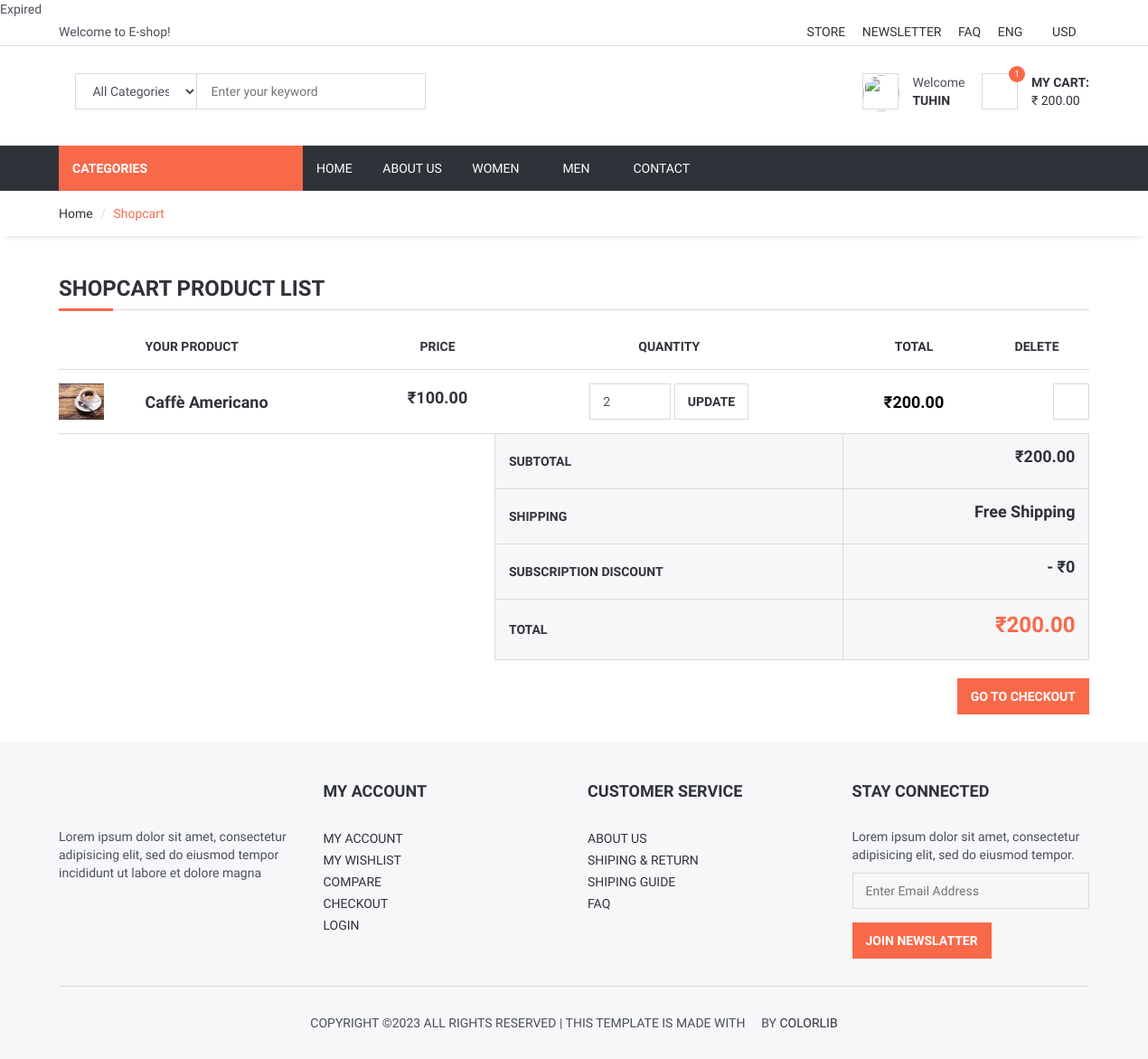
The page /shopcart/ (signed in) on the database its author committed.
### order/models.py (models this page shows, shortened)
class ShopCart(models.Model):
    user = models.ForeignKey(User, on_delete=models.SET_NULL, null=True)
    product = models.ForeignKey(Product, on_delete=models.SET_NULL, null=True)
    variant = models.ForeignKey(Variants, on_delete=models.SET_NULL, blank=True, null=True)  # relation with variant
    quantity = models.IntegerField()

### product/models.py (models this page shows, shortened)
class Product(models.Model):
    STATUS = (
        ('True', 'True'),
        ('False', 'False'),
    )
    VARIANTS = (
        ('None', 'None'),
        ('Size', 'Size'),
        ('Color', 'Color'),
        ('Size-Color', 'Size-Color'),
    )
    category = models.ForeignKey(Category, on_delete=models.CASCADE) #many to one relation with Category
    title = models.CharField(max_length=150)
    keywords = models.CharField(max_length=255)
    description = models.TextField(max_length=500)
    image=models.ImageField(upload_to='images/',null=False)
    price = models.DecimalField(max_digits=12, decimal_places=2,default=0)
    amount=models.IntegerField(default=0)
    minamount=models.IntegerField(default=3)
    variant=models.CharField(max_length=10,choices=VARIANTS, default='None')
    detail= RichTextUploadingField()
    slug = models.SlugField(null=False, unique=True)
    status=models.CharField(max_length=10,choices=STATUS)
    create_at=models.DateTimeField(auto_now_add=True)
    update_at=models.DateTimeField(auto_now=True)
    goeswell = models.ForeignKey('self', on_delete=models.CASCADE, blank=True, null=True, related_name='well')
    weightInGram = models.IntegerField(default=100)
    def __str__(self):
        return self.title
    def image_tag(self):
        return mark_safe('<img src="{}" height="50px" width="50px"/>'.format(self.image.url))
    image_tag.short_description = 'image'

### order/views.py (the view, shortened to what this page needs)
# urls.py: path('shopcart/', OrderViews.shopcart, name='shopcart'),
def shopcart(request):
    current_user = request.user  # Access User Session information
    shopcart = ShopCart.objects.filter(user_id=current_user.id)
    total = 0
    discountlessTotal = 0
    discountOff = 0
    for rs in shopcart:
        if rs.product.variant == 'None':
            try:
                disP = ProductDiscount.objects.get(product_id=rs.product.id, variant_id=rs.variant_id)
                actualPrice = rs.product.price
                nowPrice = actualPrice - actualPrice * disP.discountPercent / 100
                print(disP, nowPrice)
            except:
                actualPrice = rs.product.price
                nowPrice = actualPrice
            total += nowPrice * rs.quantity
            discountlessTotal += actualPrice * rs.quantity
    try:
        activePlan = Subscriber.objects.filter(user_id=request.user.id, status='Active')[0]
        s_id = activePlan.subcription_id
        plan_info = Subscription_Duration.objects.get(id=s_id)
        limit_amount = plan_info.limit_amount
        percentage = plan_info.percentage
        if total * percentage/100 > limit_amount:
            totalprice = total - limit_amount
            priceOff = limit_amount
        else:
            totalprice = total - total*percentage/100
            priceOff = total*percentage/100
    except:
        totalprice = total
        priceOff = 0
    context={'shopcart': shopcart,'total': total, 'discountlessTotal': discountlessTotal,
             'totalprice':totalprice, 'priceOff': priceOff, }
    return render(request,'shopcart_products.html',context)

### order/templates/shopcart_products.html (shortened to what this page needs)
{% extends 'homebase.html' %}
{% block sidebar %} {% include 'sidebar.html' %} {% endblock %}
{% block body %}
{% load static %}
{% load mathfilters %}
<div id="breadcrumb">
    <div class="container">
        <ul class="breadcrumb">
            <li><a href="/">Home</a></li>
            <li class="active">Shopcart</li>
        </ul>
    </div>
</div>
<div class="section">
    <div class="container">
        <div class="row">
            {% if total == 0 %}
            <div class="col-md-12">
                <div class="container-fluid mt-100">
                    <div class="row">
                        <div class="col-md-12">
                            <div class="card">
                                <div class="card-body cart">
                                    <div class="col-sm-12 empty-cart-cls text-center"> <img src="{% static '' %}img/emptycart.png"  class="img-fluid mb-4 mr-3" style="margin-left:80px;">
                                        <h3><strong>Your Cart is Empty</strong></h3>
                                        <h4>Add something to make me happy :)</h4> <br>
                                        <a href="/" class="primary-btn add-to-cart cart-btn-transform m-3" data-abc="true">continue shopping</a>
                                    </div>
                                </div>
                            </div>
                        </div>
                    </div>
                </div>
            </div>
            {% else %}
            <div class="col-md-12">
                <div class="order-summary clearfix">
                    <div class="section-title">
                        <h3 class="title">Shopcart Product List</h3>
                    </div>
                    <table class="shopping-cart-table table">
                        <thead>
                        <tr>
                            <th></th>
                            <th>Your Product</th>
                            <th class="text-center">Price</th>
                            <th class="text-center">Quantity</th>
                            <th class="text-center">Total</th>
                            <th class="text-center">Delete</th>
                        </tr>
                        </thead>
                        <tbody>
                        {% for rs in shopcart %}
                        <form action="/order/addtoshopcart/{{ rs.product.id }}" id="addchart-form" method="post">
                            <tr>
                                <td class="thumb">
                                    <a href="/product/{{ rs.product.id }}/{{ rs.product.slug }}">
                                    {% if rs.variant.image_id > 0 %}
                                    <img alt="" src="{{rs.variant.image }}" style=" height: 40px; width: 50px; object-fit: cover;" >
                                    {% else %}
                                    <img alt="" src="{{rs.product.image.url}}" style=" height: 40px; width: 50px; object-fit: cover;">
                                    {% endif %}
                                    </a>
                                </td>
                                <td class="details">
                                    <a href="/product/{{ rs.product.id }}/{{ rs.product.slug }}">
                                        {{rs.product}}</a>
                                        </td>
                                <td class="price text-center"><strong>
                                    <p class="product-price">
											₹{% if rs.variant != None %}{{ rs.variant.price }}{% else %}{{ rs.product.price }}{% endif %}
									</p>
                                </strong></td>
                                <td class="qty text-center"><input class="input" name="quantity" type="number"
                                                                   value="{{rs.quantity}}" min="1" max="{% if rs.product.variant != 'None' %}{{ rs.variant.quantity }}{% else %}{{ rs.product.amount }}{% endif %}"><strong></strong>
                                     <button class="main-btn quick-view" type="submit">Update</button>
                                </td>
                                <td class="total text-center"><strong class="primary-color" style="color:#000000;">
											₹{% if rs.variant != None %}{{ rs.variant.price|mul:rs.quantity }}{% else %}{{ rs.product.price|mul:rs.quantity }}{% endif %}
                                </strong></td>
                                <td class="text-right"><a class="main-btn icon-btn"
                                                          href="/order/deletefromcart/{{ rs.id }}"
                                                          onclick="return confirm('Delete ! Are you sure?')"><i class="fa fa-close"></i></a></td>
                            </tr>
                        </form>
                        {% endfor %}
                        </tbody>
                        <tfoot>
                        <tr>
                            <th class="empty" colspan="3"></th>
                            <th>SUBTOTAL</th>
                            <th class="sub-total" colspan="2"><h4 class="pull-right">
                               {% if discountlessTotal != total %} <del style="color:#F8694A;">₹{{ discountlessTotal }}</del>{% endif %} &nbsp; ₹{{ total }}</h4></th>
                        </tr>
                        <tr>
                            <th class="empty" colspan="3"></th>
                            <th>SHIPPING</th>
                            <td colspan="2"><h4 class="pull-right">Free Shipping</h4></td>
                        </tr>
                        <tr>
                            <th class="empty" colspan="3"></th>
                            <th>SUBSCRIPTION DISCOUNT</th>
                            <td colspan="2" ><h4 class="pull-right">- ₹{{ priceOff }}</h4></td>
                        </tr>
                        <tr>
                            <th class="empty" colspan="3"></th>
                            <th>TOTAL</th>
                            <th style="text-align:right;" class="total" colspan="2"><h3 style="color:#F8694A;">₹{{ totalprice }}</h3>
                            </th>
                        </tr>
                        </tfoot>
                    </table>
                    <div class="pull-right">
                        <a class="primary-btn" href="{% url 'orderproduct' %}">Go to Checkout</a>
                    </div>
                </div>
            </div>
            {% endif %}
        </div>
    </div>
</div>
{% endblock %}

### home/templates/header.html (shortened to what this page needs)
{% load static %}
{% load mathfilters %}
	<header>
		<div id="top-header">
			<div class="container">
				<div class="pull-left">
					<span>Welcome to E-shop!</span>
				</div>
				<div class="pull-right">
					<ul class="header-top-links">
						<li><a href="#">Store</a></li>
						<li><a href="#">Newsletter</a></li>
						<li><a href="/faq">FAQ</a></li>
						<li class="dropdown default-dropdown">
							<a class="dropdown-toggle" data-toggle="dropdown" aria-expanded="true">ENG <i class="fa fa-caret-down"></i></a>
						</li>
						<li class="dropdown default-dropdown">
							<a class="dropdown-toggle" data-toggle="dropdown" aria-expanded="true">USD <i class="fa fa-caret-down"></i></a>
						</li>
					</ul>
				</div>
			</div>
		</div>
		<div id="header">
			<div class="container">
				<div class="pull-left">
					<div class="header-search">
						<form action="/search/" method="post">
							<input id="query" name="query" class="input search-input" type="text" placeholder="Enter your keyword">
							<select id="catid" name="catid" class="input search-categories">
								<option value="0">All Categories</option>
								{% load mptt_tags %}
							</select>
							<button class="search-btn"><i class="fa fa-search"></i></button>
						</form>
					</div>
				</div>
				<div class="pull-right">
					<ul class="header-btns">
						<li class="header-account dropdown default-dropdown">
			{% if user.id is not None %}
							<div class="dropdown-toggle" role="button" data-toggle="dropdown" aria-expanded="true">
								<div class="header-btns-icon">
									<img src="{{ request.session.userimage }}" style="height:40px; width:40px; border-radius:50%; object-fit: cover; " > </img>
								</div>
								Welcome<p>
								<strong class="text-uppercase">{{user.username}} <i class="fa fa-caret-down"></i></strong>
							</div>
			{% else %}
							Hello There<p>
							<a href="/login" class="text-uppercase" >Login</a> / <a href="/signup" class="text-uppercase">Join</a>
			{% endif %}
						</li>
						<li class="header-cart dropdown default-dropdown">
							<a class="dropdown-toggle" data-toggle="dropdown" aria-expanded="true">
								<div class="header-btns-icon">
									<i class="fa fa-shopping-cart"></i>
									<span class="qty">{{ count }}</span>
								</div>
								<strong class="text-uppercase">My Cart:</strong>
								<br>
								<span>₹ {{totalamount}}</span>
							</a>
						</li>
					</ul>
				</div>
			</div>
		</div>
	</header>

### rows shown on the page
ShopCart: product.image (picture), product "Caffè Americano", product.price "100.00", quantity "2", product.price|mul "200.00"

### other values the page prints
{{ sub_dict.subscriptionPeriod }} "Expired"
{{ user.username }} "TUHIN"
{{ count }} "1"
{{ totalamount }} "200.00"
{{ total }} "200.00"
{{ priceOff }} "0"
{{ totalprice }} "200.00"
